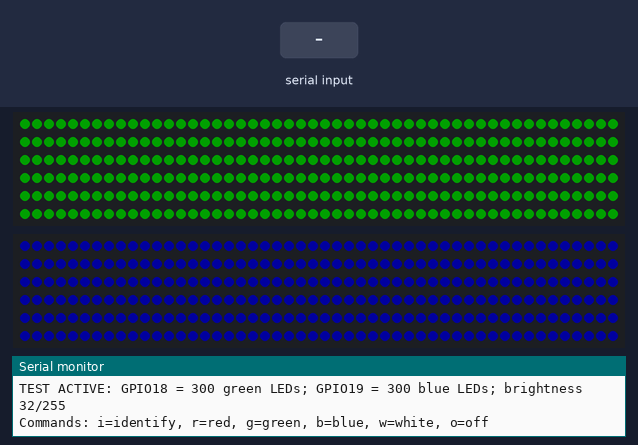
Bench run of a program on a simulated ESP32. Parts: 2 × 300 RGB LEDs in strip order, left to right, continuing on the next row, the last lines printed to the serial monitor. The test bench sets the inputs (shaded band). Dim RGB values are drawn brighter than linear.

Above: at 1.7 s.
1.8 s: "r" received over Serial
At 2.1 s:
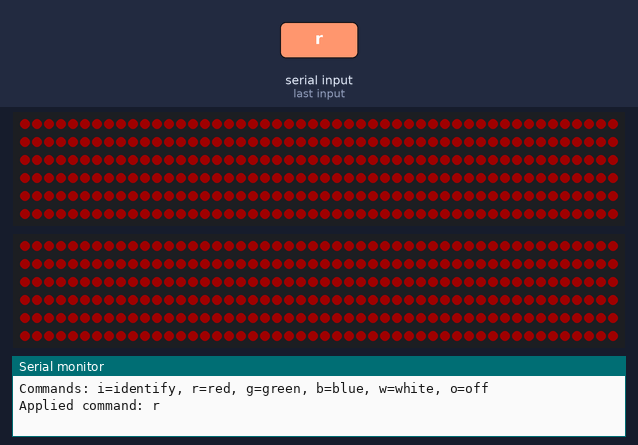
3.3 s: "g" received over Serial
At 4.4 s:
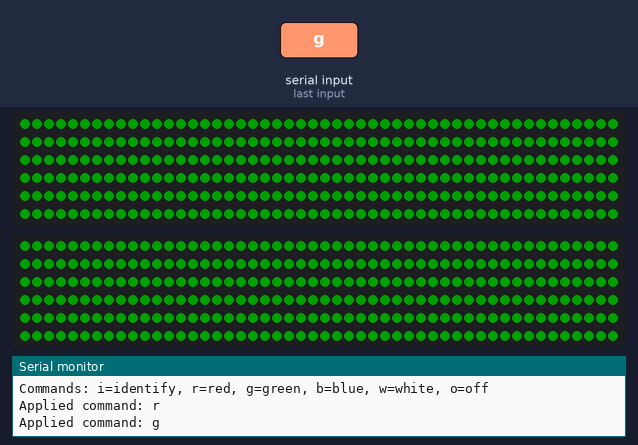
4.8 s: "b" received over Serial
At 5.8 s:
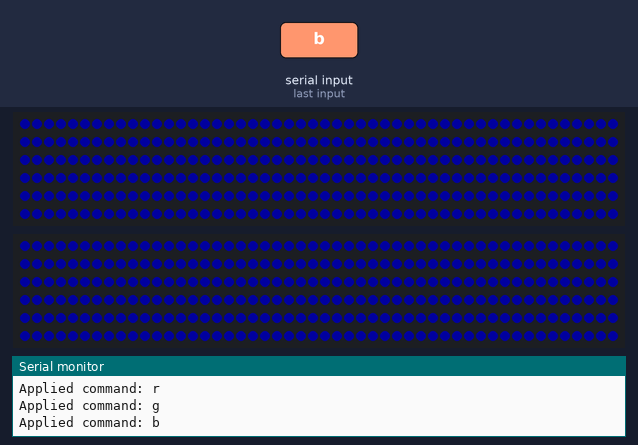
6.3 s: "w" received over Serial
At 6.9 s:
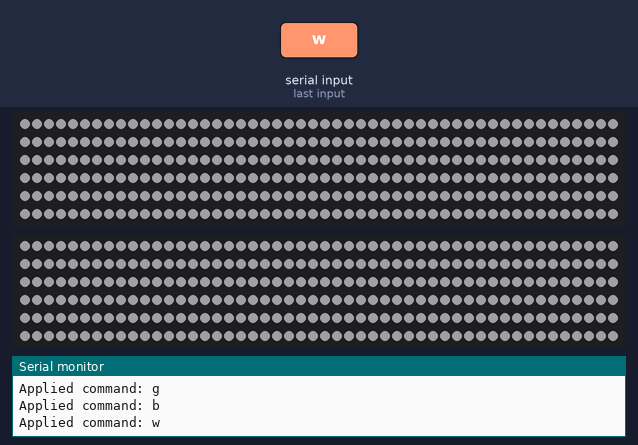
7.8 s: "i" received over Serial
At 9.3 s:
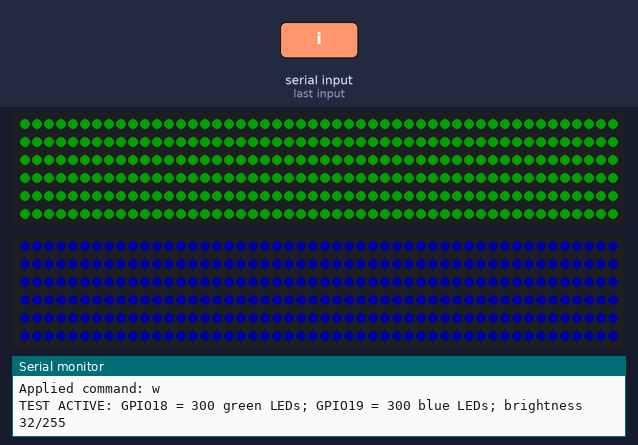
Timing chart, 0 to 10.3 s (numbered marks = the images above; inputs shaded):
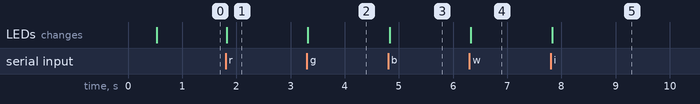

Measured:
- after the input at 1.8 s, the LEDs: change at once (image 1)
- after the input at 3.3 s, the LEDs: change at once (image 2)
- after the input at 4.8 s, the LEDs: change at once (image 3)
- after the input at 6.3 s, the LEDs: change at once (image 4)
- after the input at 7.8 s, the LEDs: change at once (image 5)

The program:

main.cpp
```cpp
#include <Arduino.h>
#include <Adafruit_NeoPixel.h>

// Standalone wiring diagnostic, not WLED. Uploading replaces installed firmware.
constexpr uint16_t LEDS_PER_STRIP = 300;
constexpr uint8_t BRIGHTNESS = 32;  // Start dim; this sketch has no current limiter.
Adafruit_NeoPixel strip18(LEDS_PER_STRIP, 18, NEO_GRB + NEO_KHZ800);
Adafruit_NeoPixel strip19(LEDS_PER_STRIP, 19, NEO_GRB + NEO_KHZ800);

void showColor(Adafruit_NeoPixel &strip, uint8_t r, uint8_t g, uint8_t b) {
  strip.clear();
  strip.fill(strip.Color(r, g, b));
  strip.show();
}

void identify() {
  showColor(strip18, 0, 255, 0);
  showColor(strip19, 0, 0, 255);
  Serial.printf("TEST ACTIVE: GPIO18 = %u green LEDs; GPIO19 = %u blue LEDs; brightness %u/255\n",
                LEDS_PER_STRIP, LEDS_PER_STRIP, BRIGHTNESS);
}

void setup() {
  Serial.begin(115200);
  strip18.begin();
  strip19.begin();
  strip18.setBrightness(BRIGHTNESS);
  strip19.setBrightness(BRIGHTNESS);
  delay(500);
  identify();
  Serial.println("Commands: i=identify, r=red, g=green, b=blue, w=white, o=off");
}

void loop() {
  if (Serial.available()) {
    const char command = Serial.read();
    if (command == 'i') {
      identify();
    } else {
      uint8_t r = 0, g = 0, b = 0;
      switch (command) {
        case 'r': r = 255; break;
        case 'g': g = 255; break;
        case 'b': b = 255; break;
        case 'w': r = g = b = 255; break;
        case 'o': break;
        default: delay(10); return;
      }
      showColor(strip18, r, g, b);
      showColor(strip19, r, g, b);
      Serial.printf("Applied command: %c\n", command);
    }
  }
  delay(10);
}
```
